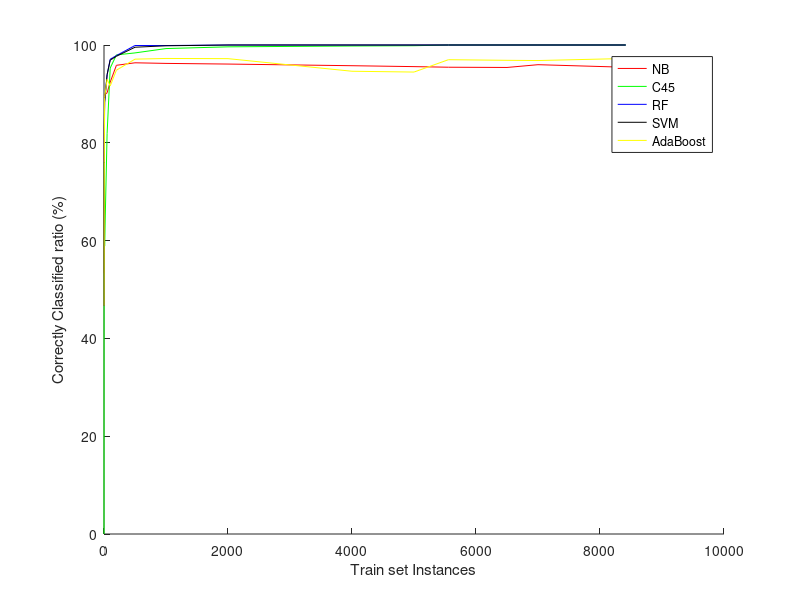

Write the MATLAB code that produced this figure.
NB = [53.327 62.7213 80.4066 89.8287 90.2223 92.4002 95.8496 96.3618 96.2379 96.1035 95.7654 95.5796 95.4561 95.4071 95.9746 95.4491];
C45 = [0 46.6667 76.0314 58.8746 81.9029 95.2862 97.9796 98.383 99.2718 99.6259 99.7962 99.8536 100 100 100 100];
RF = [NaN 46.6667 79.5744 88.2822 93.9039 97.0899 97.8335 99.8989 99.8921 100 100 100 100 100 100 100];
SVM = [NaN 46.6667 83.2719 88.3892 93.9278 96.9096 97.6996 99.5452 99.8382 100 100 100 100 100 100 100];
AdaBoost = [NaN 46.6667 76.0314 89.2815 92.9716 91.6186 94.8515 97.1071 97.2492 97.2101 94.6332 94.4672 96.9941 96.8685 96.822 97.2433];
Instances = [0 1  5 10 50 100 200 500 1000 2000 4000 5000 5555 6500 7000 8416];
figure 
hold on
plot(Instances, NB, 'r')
plot(Instances, C45, 'g')
plot(Instances, RF, 'b')
plot(Instances, SVM, 'k')
plot(Instances, AdaBoost, 'y')
legend('NB','C45','RF','SVM','AdaBoost')
xlabel('Train set Instances')
ylabel('Correctly Classified ratio (%)')
hold off